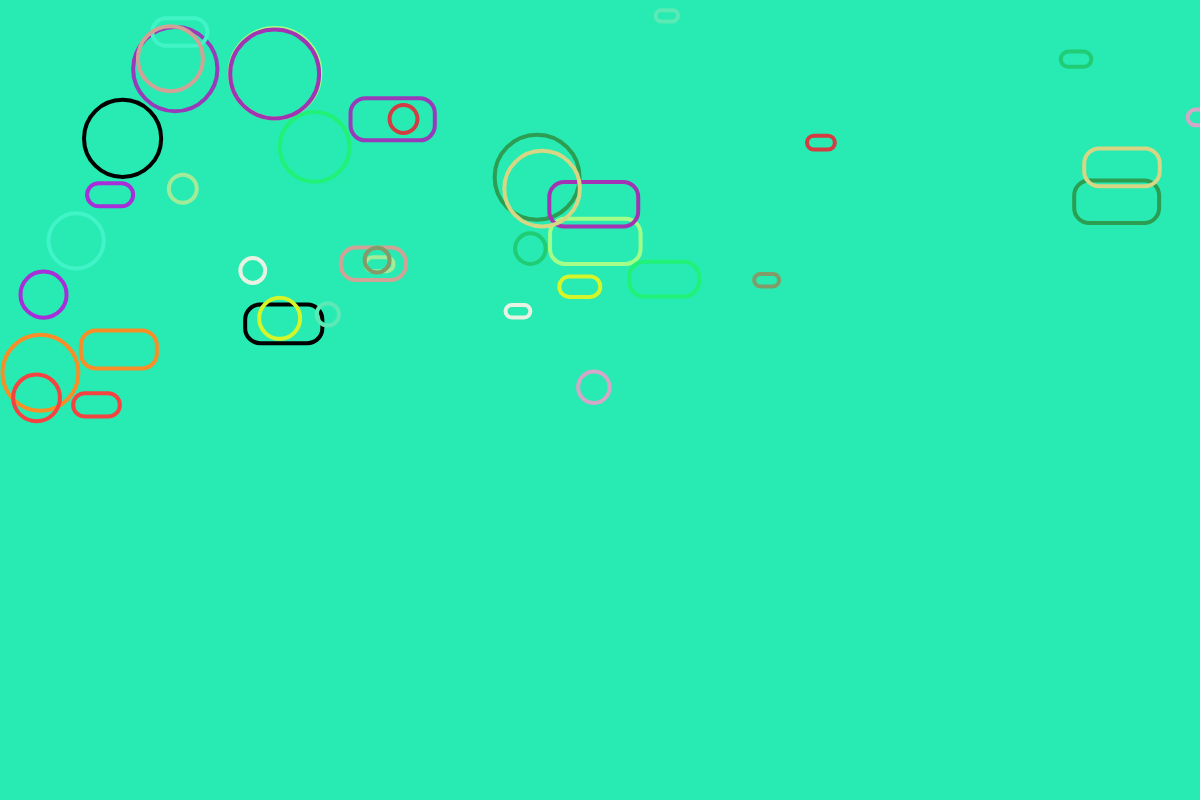
Frame 1 (no input)
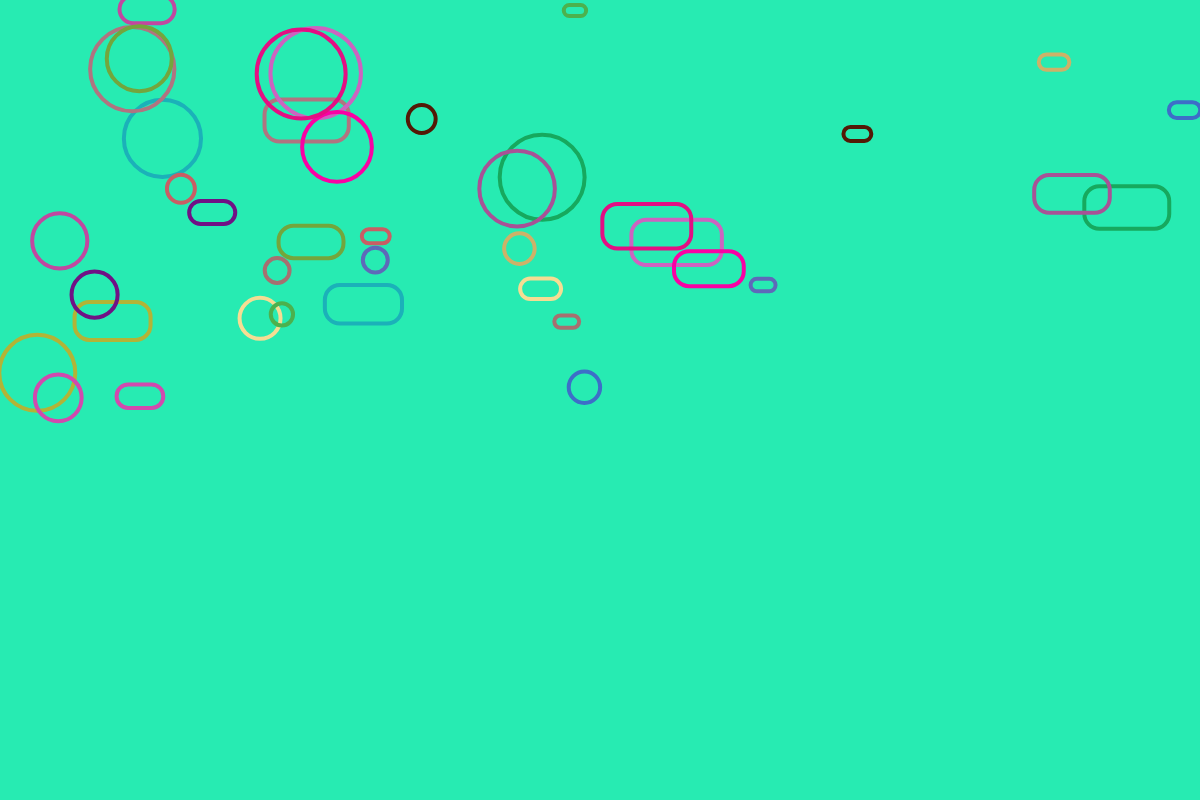
Frame 60 (no input)
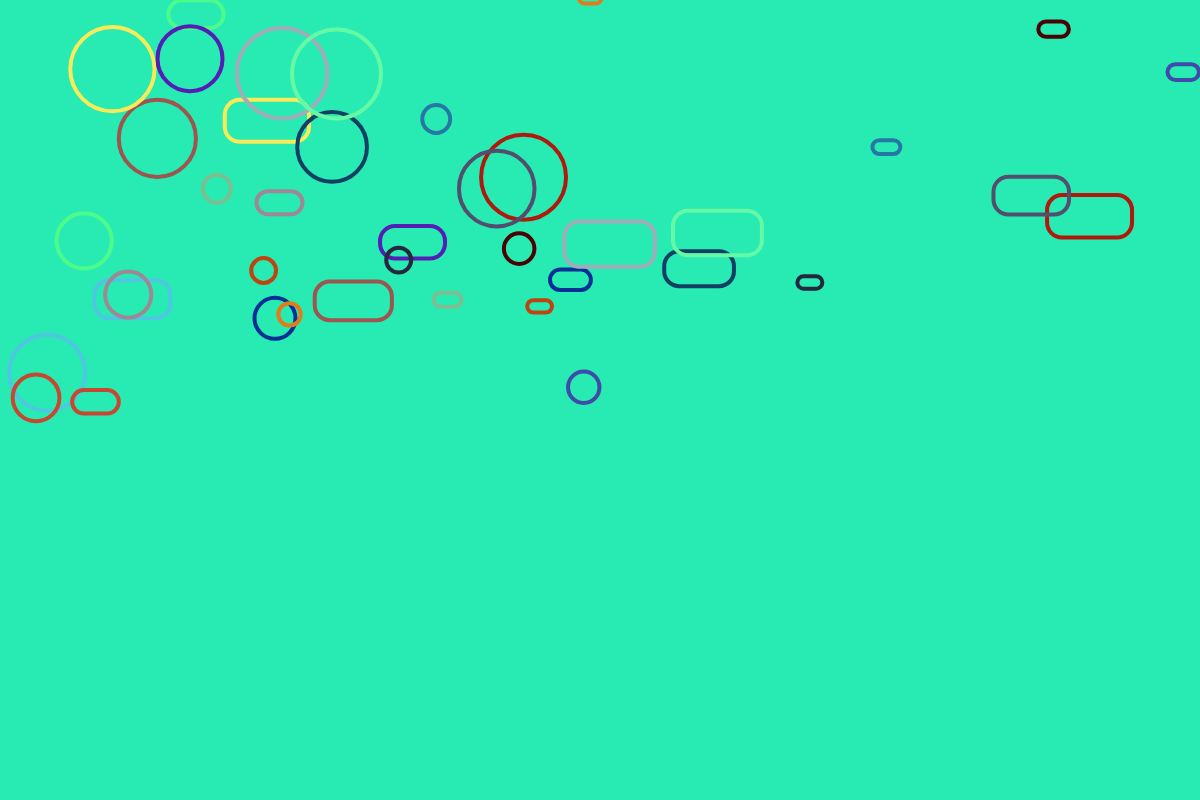
Frame 120 (the mouse pressed at the canvas centre since frame 60)

The p5.js sketch that drew these frames (run headless with seeded random() and noise() and a simulated clock; from frame 60 on, the mouse is pressed at the canvas centre):

// p5.js sketch
// ── sketch.js

let squares = [];

function setup() {
    createCanvas(windowWidth, 800);
    // defining the amount of onjects in the sketch.. 20 shapes
    for( let i = 0; i < 20; i++) {
    let b = new Square(width/2, height/2, random(10, 50));
    squares.push(b);
    }
  }



function draw() {
    background('rgb(39, 235, 178)');
    // defining the class to show in the sketch
    for (let i = 0; i < squares.length; i++) {
        squares[i].move();
        squares[i].show();

    // Getting the shapes to change color when they touch..
    for ( let j = 0; j < squares.length; j++){
      // if (i != j squares[i].intersects(squares[j]));
      squares[i].colorChange();
      squares[j].colorChange();

    }
    }
  }

// ── squares.js
class Square{

constructor(x,y,r) {
      this.x = x;
      this.k = random(x);
      this.y = random(y);
      this.j = random(y);
      this.w = r;
      this.h = r * 2;
      this.col= 0;
      // this.col = color(random(255),random(255),random(255));
    }

  move() {
      this.x = this.x + random(-5, 5);
      this.y = this.y + random(-5, 5);
      this.k = this.k - random(-5, 5);

    }
    colorChange(){
      this.col = color(random(255),random(255),random(255));
    }
   intersects(other) {
      var d = dist(this.k, this.y, other.k, other.y);
      if (d < this.w + other.w) {
          return true;
      } else {
         return false;
      }
      }

  show() {
      stroke(this.col);
      strokeWeight(4);
      noFill();
      rect(this.k * 2, this.y, this.h, this.h/2, 15);
      ellipse(this.k, this.j, this.w *2);
    }
}
